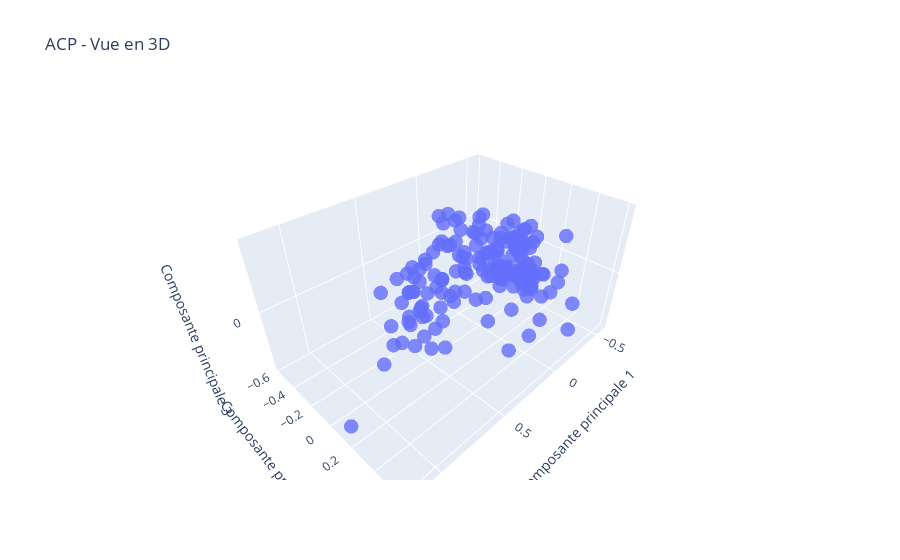

Notebook cell for this chart:
### Code cell
import plotly.graph_objects as go

principal_components_pivot = pca.fit_transform(data_num)

fig = go.Figure(data=[go.Scatter3d(
    x=principal_components_pivot[:, 0],
    y=principal_components_pivot[:, 1],
    z=principal_components_pivot[:, 2],
    mode='markers',
    marker=dict(
        size=5,
        opacity=0.8
    )
)])

fig.update_layout(
    title='ACP - Vue en 3D',
    scene = dict(
        xaxis_title='Composante principale 1',
        yaxis_title='Composante principale 2',
        zaxis_title='Composante principale 3'
    )
)

fig.show()

### Figure 1 — Plotly figure (JSON) as saved in the notebook; plotly's stock layout.template omitted (floating-point values rounded to 4 significant figures; data arrays with more than 128 entries replaced by an {"elided": "..."} marker saying what was removed)
{"data": [{"marker": {"opacity": 0.8, "size": 5}, "mode": "markers", "type": "scatter3d", "x": {"elided": "165 float values"}, "y": {"elided": "165 float values"}, "z": {"elided": "165 float values"}}], "layout": {"scene": {"xaxis": {"title": {"text": "Composante principale 1"}}, "yaxis": {"title": {"text": "Composante principale 2"}}, "zaxis": {"title": {"text": "Composante principale 3"}}}, "title": {"text": "ACP - Vue en 3D"}}}
